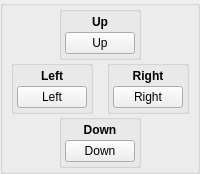
            <widget class="QGroupBox" name="grp_ControlPad">
             <property name="sizePolicy">
              <sizepolicy hsizetype="Fixed" vsizetype="Fixed">
               <horstretch>0</horstretch>
               <verstretch>0</verstretch>
              </sizepolicy>
             </property>
             <property name="title">
              <string/>
             </property>
             <property name="flat">
              <bool>false</bool>
             </property>
             <property name="checkable">
              <bool>false</bool>
             </property>
             <layout class="QVBoxLayout" name="verticalLayout_5">
              <property name="spacing">
               <number>0</number>
              </property>
              <property name="leftMargin">
               <number>3</number>
              </property>
              <property name="topMargin">
               <number>0</number>
              </property>
              <property name="rightMargin">
               <number>3</number>
              </property>
              <property name="bottomMargin">
               <number>3</number>
              </property>
              <item>
               <widget class="QWidget" name="widget_Up" native="true">
                <layout class="QHBoxLayout" name="horizontalLayout_23">
                 <property name="spacing">
                  <number>0</number>
                 </property>
                 <property name="leftMargin">
                  <number>0</number>
                 </property>
                 <property name="topMargin">
                  <number>0</number>
                 </property>
                 <property name="rightMargin">
                  <number>0</number>
                 </property>
                 <property name="bottomMargin">
                  <number>0</number>
                 </property>
                 <item>
                  <spacer name="spacer">
                   <property name="orientation">
                    <enum>Qt::Horizontal</enum>
                   </property>
                   <property name="sizeHint" stdset="0">
                    <size>
                     <width>20</width>
                     <height>20</height>
                    </size>
                   </property>
                  </spacer>
                 </item>
                 <item alignment="Qt::AlignHCenter">
                  <widget class="QGroupBox" name="grp_Up">
                   <property name="title">
                    <string/>
                   </property>
                   <property name="alignment">
                    <set>Qt::AlignCenter</set>
                   </property>
                   <layout class="QVBoxLayout" name="buttonDpadUpVerticalLayout">
                    <property name="spacing">
                     <number>3</number>
                    </property>
                    <property name="leftMargin">
                     <number>3</number>
                    </property>
                    <property name="topMargin">
                     <number>3</number>
                    </property>
                    <property name="rightMargin">
                     <number>3</number>
                    </property>
                    <property name="bottomMargin">
                     <number>3</number>
                    </property>
                    <item>
                     <widget class="QLabel" name="label_10">
                      <property name="text">
                       <string>&lt;html&gt;&lt;head/&gt;&lt;body&gt;&lt;p&gt;&lt;span style=&quot; font-weight:600;&quot;&gt;Up&lt;/span&gt;&lt;/p&gt;&lt;/body&gt;&lt;/html&gt;</string>
                      </property>
                      <property name="alignment">
                       <set>Qt::AlignCenter</set>
                      </property>
                     </widget>
                    </item>
                    <item>
                     <widget class="QPushButton" name="btnKeyUp">
                      <property name="minimumSize">
                       <size>
                        <width>70</width>
                        <height>0</height>
                       </size>
                      </property>
                      <property name="maximumSize">
                       <size>
                        <width>68</width>
                        <height>16777215</height>
                       </size>
                      </property>
                      <property name="styleSheet">
                       <string notr="true">min-width: 68px;</string>
                      </property>
                      <property name="text">
                       <string>Up</string>
                      </property>
                     </widget>
                    </item>
                   </layout>
                  </widget>
                 </item>
                 <item>
                  <spacer name="spacer_2">
                   <property name="orientation">
                    <enum>Qt::Horizontal</enum>
                   </property>
                   <property name="sizeHint" stdset="0">
                    <size>
                     <width>20</width>
                     <height>20</height>
                    </size>
                   </property>
                  </spacer>
                 </item>
                </layout>
               </widget>
              </item>
              <item>
               <layout class="QHBoxLayout" name="layout_LeftRight">
                <property name="spacing">
                 <number>3</number>
                </property>
                <item alignment="Qt::AlignHCenter">
                 <widget class="QGroupBox" name="grp_Left">
                  <property name="title">
                   <string/>
                  </property>
                  <property name="alignment">
                   <set>Qt::AlignCenter</set>
                  </property>
                  <layout class="QVBoxLayout" name="buttonDpadLeftVerticalLayout">
                   <property name="spacing">
                    <number>3</number>
                   </property>
                   <property name="leftMargin">
                    <number>3</number>
                   </property>
                   <property name="topMargin">
                    <number>3</number>
                   </property>
                   <property name="rightMargin">
                    <number>3</number>
                   </property>
                   <property name="bottomMargin">
                    <number>3</number>
                   </property>
                   <item>
                    <widget class="QLabel" name="label_11">
                     <property name="text">
                      <string>&lt;html&gt;&lt;head/&gt;&lt;body&gt;&lt;p&gt;&lt;span style=&quot; font-weight:600;&quot;&gt;Left&lt;/span&gt;&lt;/p&gt;&lt;/body&gt;&lt;/html&gt;</string>
                     </property>
                     <property name="alignment">
                      <set>Qt::AlignCenter</set>
                     </property>
                    </widget>
                   </item>
                   <item>
                    <widget class="QPushButton" name="btnKeyLeft">
                     <property name="minimumSize">
                      <size>
                       <width>70</width>
                       <height>0</height>
                      </size>
                     </property>
                     <property name="maximumSize">
                      <size>
                       <width>68</width>
                       <height>16777215</height>
                      </size>
                     </property>
                     <property name="styleSheet">
                      <string notr="true">min-width: 68px;</string>
                     </property>
                     <property name="text">
                      <string>Left</string>
                     </property>
                    </widget>
                   </item>
                  </layout>
                 </widget>
                </item>
                <item alignment="Qt::AlignHCenter">
                 <widget class="QGroupBox" name="grp_Right">
                  <property name="title">
                   <string/>
                  </property>
                  <property name="alignment">
                   <set>Qt::AlignCenter</set>
                  </property>
                  <layout class="QVBoxLayout" name="buttonDpadRightVerticalLayout">
                   <property name="spacing">
                    <number>3</number>
                   </property>
                   <property name="leftMargin">
                    <number>3</number>
                   </property>
                   <property name="topMargin">
                    <number>3</number>
                   </property>
                   <property name="rightMargin">
                    <number>3</number>
                   </property>
                   <property name="bottomMargin">
                    <number>3</number>
                   </property>
                   <item>
                    <widget class="QLabel" name="label_12">
                     <property name="text">
                      <string>&lt;html&gt;&lt;head/&gt;&lt;body&gt;&lt;p&gt;&lt;span style=&quot; font-weight:600;&quot;&gt;Right&lt;/span&gt;&lt;/p&gt;&lt;/body&gt;&lt;/html&gt;</string>
                     </property>
                     <property name="alignment">
                      <set>Qt::AlignCenter</set>
                     </property>
                    </widget>
                   </item>
                   <item>
                    <widget class="QPushButton" name="btnKeyRight">
                     <property name="minimumSize">
                      <size>
                       <width>70</width>
                       <height>0</height>
                      </size>
                     </property>
                     <property name="maximumSize">
                      <size>
                       <width>68</width>
                       <height>16777215</height>
                      </size>
                     </property>
                     <property name="styleSheet">
                      <string notr="true">min-width: 68px;</string>
                     </property>
                     <property name="text">
                      <string>Right</string>
                     </property>
                    </widget>
                   </item>
                  </layout>
                 </widget>
                </item>
               </layout>
              </item>
              <item>
               <widget class="QWidget" name="widget_Down" native="true">
                <layout class="QHBoxLayout" name="horizontalLayout_24">
                 <property name="spacing">
                  <number>0</number>
                 </property>
                 <property name="leftMargin">
                  <number>0</number>
                 </property>
                 <property name="topMargin">
                  <number>0</number>
                 </property>
                 <property name="rightMargin">
                  <number>0</number>
                 </property>
                 <property name="bottomMargin">
                  <number>0</number>
                 </property>
                 <item>
                  <spacer name="spacer_7">
                   <property name="orientation">
                    <enum>Qt::Horizontal</enum>
                   </property>
                   <property name="sizeHint" stdset="0">
                    <size>
                     <width>20</width>
                     <height>20</height>
                    </size>
                   </property>
                  </spacer>
                 </item>
                 <item alignment="Qt::AlignHCenter">
                  <widget class="QGroupBox" name="grp_Down">
                   <property name="title">
                    <string/>
                   </property>
                   <property name="alignment">
                    <set>Qt::AlignCenter</set>
                   </property>
                   <layout class="QVBoxLayout" name="buttonDpadDownVerticalLayout">
                    <property name="spacing">
                     <number>3</number>
                    </property>
                    <property name="leftMargin">
                     <number>3</number>
                    </property>
                    <property name="topMargin">
                     <number>3</number>
                    </property>
                    <property name="rightMargin">
                     <number>3</number>
                    </property>
                    <property name="bottomMargin">
                     <number>3</number>
                    </property>
                    <item>
                     <widget class="QLabel" name="label_14">
                      <property name="text">
                       <string>&lt;html&gt;&lt;head/&gt;&lt;body&gt;&lt;p&gt;&lt;span style=&quot; font-weight:600;&quot;&gt;Down&lt;/span&gt;&lt;/p&gt;&lt;/body&gt;&lt;/html&gt;</string>
                      </property>
                      <property name="alignment">
                       <set>Qt::AlignCenter</set>
                      </property>
                     </widget>
                    </item>
                    <item>
                     <widget class="QPushButton" name="btnKeyDown">
                      <property name="minimumSize">
                       <size>
                        <width>70</width>
                        <height>0</height>
                       </size>
                      </property>
                      <property name="maximumSize">
                       <size>
                        <width>68</width>
                        <height>16777215</height>
                       </size>
                      </property>
                      <property name="styleSheet">
                       <string notr="true">min-width: 68px;</string>
                      </property>
                      <property name="text">
                       <string>Down</string>
                      </property>
                     </widget>
                    </item>
                   </layout>
                  </widget>
                 </item>
                 <item>
                  <spacer name="spacer_8">
                   <property name="orientation">
                    <enum>Qt::Horizontal</enum>
                   </property>
                   <property name="sizeHint" stdset="0">
                    <size>
                     <width>20</width>
                     <height>20</height>
                    </size>
                   </property>
                  </spacer>
                 </item>
                </layout>
               </widget>
              </item>
             </layout>
            </widget>
